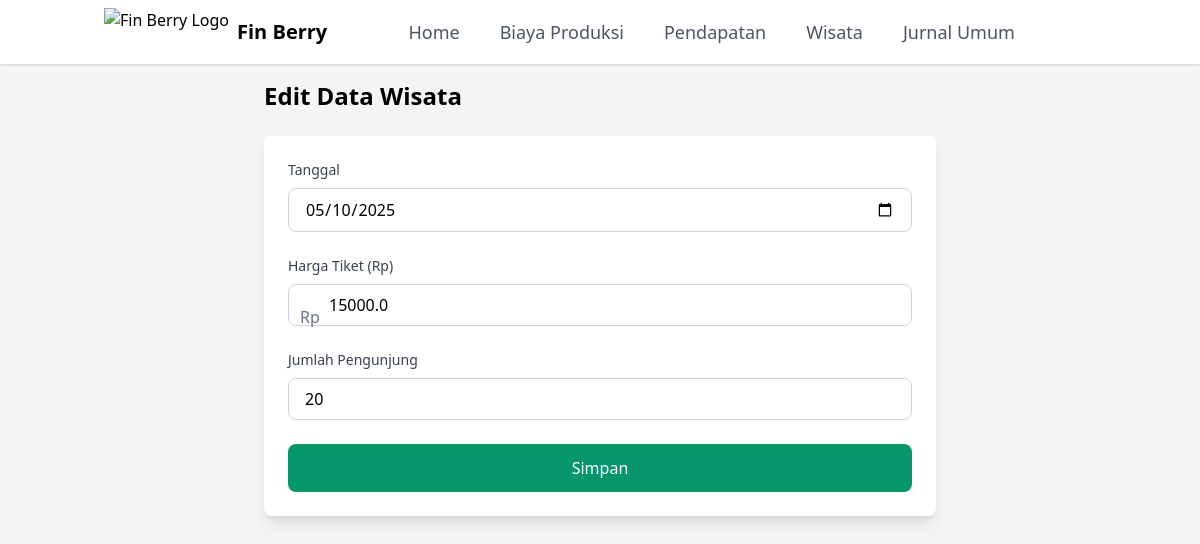
Page /tourism/edit/1 on the committed database.
### models.py (models this page shows)
class Tourism(db.Model):
    id = db.Column(db.Integer, primary_key=True)
    date = db.Column(db.Date, nullable=False)
    ticket_price = db.Column(db.Float, nullable=False)
    visitor_count = db.Column(db.Integer, nullable=False, default=0)

### app.py (the view, shortened to what this page needs)
@app.route('/tourism/edit/<int:id>', methods=['GET', 'POST'])
def tourism_edit(id):
    item = Tourism.query.get_or_404(id)
    return render_template('tourism_form.html', item=item)

### templates/tourism_form.html
{% extends 'base.html' %} {% block content %}
<div class="max-w-2xl mx-auto">
  <h1 class="text-2xl font-bold mb-6">
    {{ 'Edit' if item else 'Tambah' }} Data Wisata
  </h1>
  <form method="post" class="bg-white p-6 shadow-lg rounded-lg space-y-6">
    <div class="space-y-2">
      <label class="block text-sm font-medium text-gray-700">Tanggal</label>
      <input
        type="date"
        name="date"
        value="{{ item.date.strftime('%Y-%m-%d') if item else '' }}"
        class="w-full px-4 py-2 border border-gray-300 rounded-lg focus:ring-2 focus:ring-blue-500 focus:border-blue-500 transition-all"
        required
      />
    </div>
    <div class="space-y-2">
      <label class="block text-sm font-medium text-gray-700"
        >Harga Tiket (Rp)</label
      >
      <div class="relative">
        <span class="absolute left-3 top-1/2 -translate-y-1/2 text-gray-500"
          >Rp</span
        >
        <input
          type="number"
          step="any"
          name="ticket_price"
          value="{{ item.ticket_price if item else '' }}"
          class="w-full pl-10 pr-4 py-2 border border-gray-300 rounded-lg focus:ring-2 focus:ring-blue-500 focus:border-blue-500 transition-all"
          required
        />
      </div>
    </div>
    <div class="space-y-2">
      <label class="block text-sm font-medium text-gray-700"
        >Jumlah Pengunjung</label
      >
      <input
        type="number"
        name="visitor_count"
        value="{{ item.visitor_count if item else '' }}"
        min="0"
        class="w-full px-4 py-2 border border-gray-300 rounded-lg focus:ring-2 focus:ring-blue-500 focus:border-blue-500 transition-all"
        required
      />
    </div>
    <button
      type="submit"
      class="w-full bg-green-600 hover:bg-green-700 text-white px-6 py-3 rounded-lg transition-colors font-medium"
    >
      Simpan
    </button>
  </form>
</div>
{% endblock %}

### rows in the picture
Tourism: date "05/10/2025", ticket_price "15000.0", visitor_count "20"

### other values in the picture
{{ 'Edit' if item else 'Tambah' }} "Edit"
